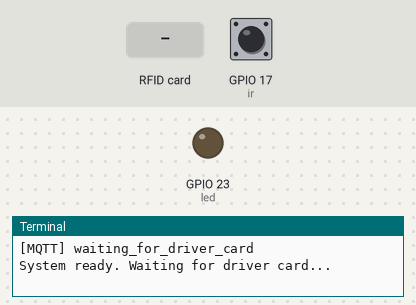
The program below on a simulated Raspberry Pi (BCM pin numbers). Parts: output pins drawn as LEDs (lit = HIGH), the last lines printed to the terminal. Dashed ring = blinking. The test bench sets the inputs (shaded band); at power-on: GPIO 17 (ir) HIGH. The clock reads 2024-03-15 10:24:30 at power-on unless the program sets it; no MQTT or app messages arrive unless stated; threads take turns every 2 ms.

Above: at 1.2 s.
1.3 s: RFID card 12 34 56 78 held to the reader
At 1.37 s:
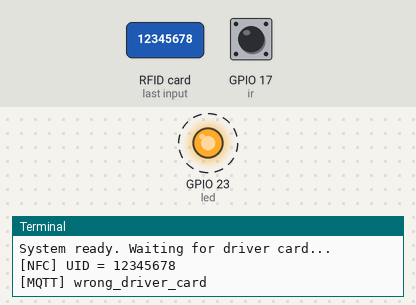
Timing chart, 0 to 4.5 s (numbered marks = the images above; inputs shaded):
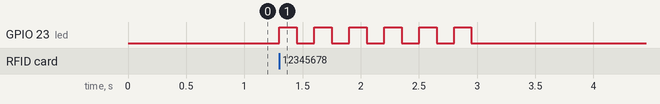

The program:

Raspberry_pi_4_code_.py
```python
import json
import ssl
import time
import threading

import board
import busio
import paho.mqtt.client as mqtt
from adafruit_pn532.i2c import PN532_I2C
from gpiozero import LED, DigitalInputDevice, Servo

# ===================== CONFIG =====================
HIVEMQ_HOST = "e07d0632ae57495fb4ffdf645ad8bc1c.s1.eu.hivemq.cloud"   # غيّرها
HIVEMQ_PORT = 8883
HIVEMQ_USER = "menna"                        # غيّرها
HIVEMQ_PASS = "12345678"                        # غيّرها

TOPIC_STATUS = "smartdelivery/status"   # آخر حالة (retained)
TOPIC_EVENTS = "smartdelivery/events"   # كل الأحداث

DRIVER_UID = "B359B834"    # كارد أحمد
PACKAGE_UID = "7378BD02"   # كارد الباكدج

PIN_LED = 23
PIN_SERVO = 18
PIN_IR = 17

# أغلب موديولات IR بتدي LOW لما تشوف حاجة. لو موديولك بالعكس خليها False
IR_ACTIVE_LOW = True

# Servo values: من -1 (أقصى ناحية) لـ 1 (أقصى ناحية تانية)، 0 = النص
DOOR_CLOSED_VALUE = -1
DOOR_OPEN_VALUE = 0.0      # 0 = تقريباً 90 درجة. غيّرها حسب ميكانيكا الباب

IR_CHECK_TIMEOUT = 5       # ثواني نستنى فيها الـ IR يشوف الباكدج
PACKAGE_STEP_TIMEOUT = 30  # ثواني نستنى كارد الباكدج قبل ما نرجع لخطوة الدرايفر
# ==================================================

# ---------- States ----------
WAIT_DRIVER = "WAIT_DRIVER"
WAIT_PACKAGE = "WAIT_PACKAGE"
STOPPED = "STOPPED"

state = WAIT_DRIVER
step_started = time.time()
state_lock = threading.Lock()
mqtt_lock = threading.Lock()
stop_event = threading.Event()

# ---------- Hardware ----------
led = LED(PIN_LED)
ir = DigitalInputDevice(PIN_IR, pull_up=IR_ACTIVE_LOW)  # is_active = الباكدج موجودة
servo = Servo(
    PIN_SERVO,
    initial_value=None,
    min_pulse_width=0.5 / 1000,
    max_pulse_width=2.5 / 1000,
)
servo.detach()  # السيرفو واقف ومفيش إشارة لحد ما يجي دوره في الفلو

i2c = busio.I2C(board.SCL, board.SDA)
pn532 = PN532_I2C(i2c, debug=False)
pn532.SAM_configuration()


# ---------- MQTT ----------
def make_client():
    try:
        c = mqtt.Client(mqtt.CallbackAPIVersion.VERSION2, client_id="smart_delivery_pi")
    except AttributeError:  # paho-mqtt 1.x
        c = mqtt.Client(client_id="smart_delivery_pi")
    c.username_pw_set(HIVEMQ_USER, HIVEMQ_PASS)
    c.tls_set(tls_version=ssl.PROTOCOL_TLS_CLIENT)
    c.will_set(TOPIC_STATUS, json.dumps({"status": "offline"}), qos=1, retain=True)
    return c


client = make_client()


def publish(status, extra=None, retain=True):
    payload = {"status": status, "time": time.strftime("%Y-%m-%d %H:%M:%S")}
    if extra:
        payload.update(extra)
    msg = json.dumps(payload)
    with mqtt_lock:
        client.publish(TOPIC_STATUS, msg, qos=1, retain=retain)
        client.publish(TOPIC_EVENTS, msg, qos=1)
    print(f"[MQTT] {status}")


# ---------- Helpers ----------
def open_door():
    servo.value = DOOR_OPEN_VALUE
    time.sleep(0.7)
    servo.detach()  # يوقف الإشارة عشان مايرعشش


def close_door():
    servo.value = DOOR_CLOSED_VALUE
    time.sleep(0.7)
    servo.detach()


def blink_error():
    led.blink(on_time=0.15, off_time=0.15, n=6, background=False)


def read_uid(timeout=0.5):
    """يرجع UID كـ 'B359B834' أو None."""
    uid = pn532.read_passive_target(timeout=timeout)
    if uid is None:
        return None
    return "".join(f"{b:02X}" for b in uid)


def wait_card_removed():
    time.sleep(0.8)
    misses = 0
    while misses < 3 and not stop_event.is_set():
        misses = misses + 1 if read_uid(timeout=0.2) is None else 0


# ---------- Flow ----------
def reset_to_driver_step():
    global state, step_started
    with state_lock:
        state = WAIT_DRIVER
        step_started = time.time()
    led.off()
    publish("waiting_for_driver_card")


def stop_system():
    """بعد in_transit: النظام يقف ومايقراش كروت ومايبعتش حاجة تاني (من غير أي رسالة)."""
    global state
    with state_lock:
        state = STOPPED
    led.off()


def handle_driver_step(uid):
    global state, step_started
    if uid == DRIVER_UID:
        led.on()
        publish("driver_card_authorized", {"driver": "Ahmed", "uid": uid})
        with state_lock:
            state = WAIT_PACKAGE
            step_started = time.time()
        publish("waiting_for_package_card")
    else:
        publish("wrong_driver_card", {"uid": uid})
        blink_error()


def handle_package_step(uid):
    if uid != PACKAGE_UID:
        publish("wrong_card", {"uid": uid})
        blink_error()
        led.on()  # الدرايفر لسه authorized
        return

    publish("package_card_authorized", {"uid": uid})

    open_door()
    publish("door_open")

    found = False
    deadline = time.time() + IR_CHECK_TIMEOUT
    while time.time() < deadline:
        if ir.is_active:
            found = True
            break
        time.sleep(0.1)

    if found:
        publish("loaded")
        close_door()
        publish("door_closed")
        publish("in_transit")
        stop_system()          # آخر حاجة: يقف هنا
    else:
        publish("package_missing")
        blink_error()
        close_door()
        publish("door_closed")
        reset_to_driver_step() # package missing: النظام يكمل شغال عادي


# ---------- Threads ----------
def timeout_watchdog():
    """Thread بيرجّع النظام لخطوة الدرايفر لو كارد الباكدج اتأخر."""
    while not stop_event.is_set():
        expired = False
        with state_lock:
            if state == WAIT_PACKAGE and time.time() - step_started > PACKAGE_STEP_TIMEOUT:
                expired = True
        if expired:
            publish("timeout")
            reset_to_driver_step()
        time.sleep(1)


def nfc_loop():
    while not stop_event.is_set():
        with state_lock:
            if state == STOPPED:
                time.sleep(0.5)
                continue
        uid = read_uid()
        if uid:
            print(f"[NFC] UID = {uid}")
            with state_lock:
                current = state
            if current == STOPPED:
                continue
            if current == WAIT_DRIVER:
                handle_driver_step(uid)
            else:
                handle_package_step(uid)
            wait_card_removed()
        time.sleep(0.05)


def main():
    client.connect(HIVEMQ_HOST, HIVEMQ_PORT, keepalive=60)
    client.loop_start()

    # close_door()  # معمولة تعليق عشان السيرفو يفضل واقف عند التشغيل
    reset_to_driver_step()
    print("System ready. Waiting for driver card...")

    threads = [
        threading.Thread(target=nfc_loop, daemon=True),
        threading.Thread(target=timeout_watchdog, daemon=True),
    ]
    for t in threads:
        t.start()

    try:
        while not stop_event.is_set():
            time.sleep(0.5)
    except KeyboardInterrupt:
        pass
    finally:
        stop_event.set()
        publish("offline")
        client.loop_stop()
        client.disconnect()
        servo.close()
        led.close()
        ir.close()


if __name__ == "__main__":
    main()
```

Measured:
- after the input at 1.3 s, GPIO 23 (led): alternates HIGH for 0.15 s and LOW for 0.15 s, 12 changes in all, then stays LOW, starting at once
